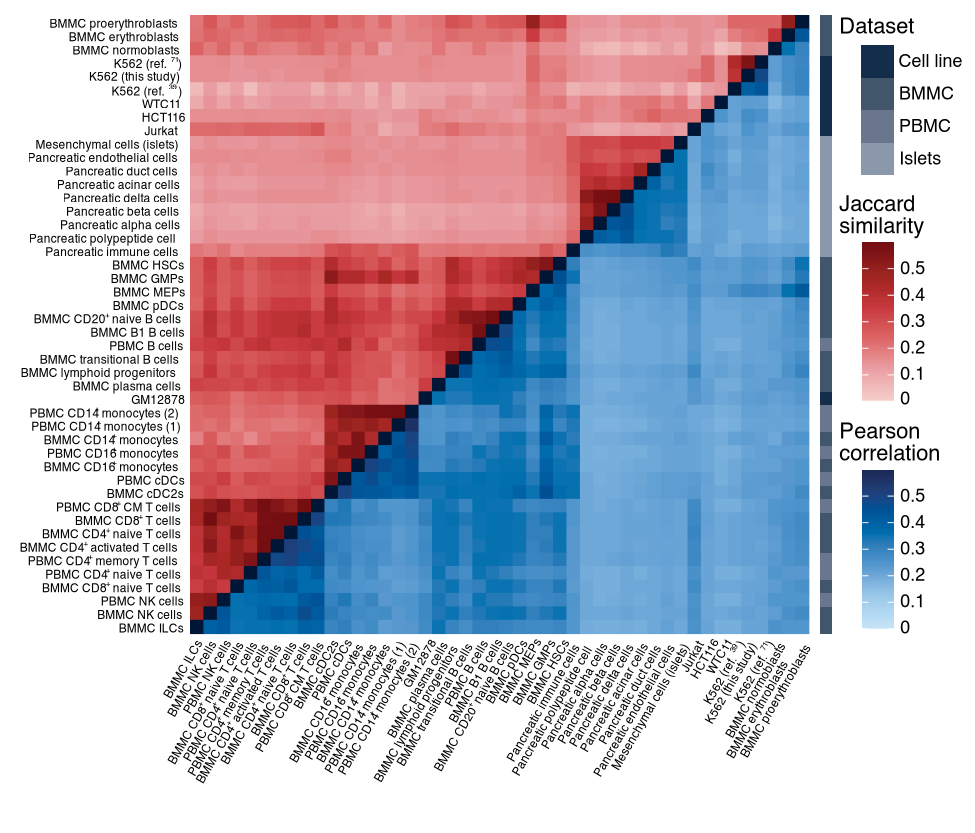

Write the R code that produced this figure.
# Fig 5a — similarity of scE2G-Multiome predictions between 46 cell types: Jaccard similarity of the
# thresholded links (upper left, red) and Pearson correlation of scores (lower right, blue), with the
# anti-diagonal in navy, a dataset side bar and two colour bars.
#
# The whole panel is drawn in the paper's PDF point coordinates (x right, y negated) so every element
# sits exactly where it was measured:
#   cells     : 3.227 pt squares from (103.7, 65.7); values digitised from the cell colours against the
#               paper's own colour-bar rasters (figures/data/fig5a_cells.csv, 0-0.6 for both metrics);
#               columns run in the reverse order of the rows, so the diagonal is the anti-diagonal (#001636);
#   side bar  : 2.9 pt wide at x = 254.8, one 3.227 pt block per row (figures/data/fig5a_sidebar.csv);
#   dataset key: four 7.8 pt squares at x = 264.7 (cell line #142D4A, BMMC #42566B, PBMC #6A768B, islets #8B98AC);
#   colour bars: 7.8 x 38.3 pt, the paper's 160-row ramps (figures/data/fig5a_ramps.csv), 0 at the bottom,
#               0.6 at the top, 1.5 pt white ticks on both edges every 0.1 (0.238 pt);
#   text      : every label as extracted (figures/data/fig5a_text.csv): row labels 2.85 pt right-aligned,
#               column labels rotated 60 deg, superscripts 1.9 pt, legend keys 4.28 pt, titles 5.22 pt
#               (the paper sets one column label, "BMMC erythroblasts", at 3.32 pt; regularised to 2.85).
#
#   Rscript figures/fig5a_heatmap.R   # -> figures/fig5a_heatmap.{pdf,png}
suppressPackageStartupMessages({ library(ggplot2); library(dplyr) })
source("R/theme_sce2g.R")

sz <- 3.227; x0 <- 103.7; y0 <- 65.7; n <- 46
cells <- read.csv("figures/data/fig5a_cells.csv")
ramps <- read.csv("figures/data/fig5a_ramps.csv")           # row_from_top 0 = 0.6, 159 = 0
sidebar <- read.csv("figures/data/fig5a_sidebar.csv")
text <- read.csv("figures/data/fig5a_text.csv")
ramp_hex <- function(metric, v) {                            # value -> the paper's sampled ramp colour
  idx <- pmin(pmax(round((1 - v / 0.6) * 159), 0), 159)
  ramps$hex[match(paste(ifelse(metric == "jaccard", "red", "blue"), idx), paste(ramps$bar, ramps$row_from_top))]
}
cells <- cells %>% mutate(x = x0 + (col + 0.5) * sz, y = -(y0 + (row + 0.5) * sz),
                          fill = ifelse(metric == "diag", "#001636", ramp_hex(metric, value)))
sidebar <- sidebar %>% mutate(x = 254.81 + 1.45, y = -(y0 + (row + 0.5) * sz))
keys <- tibble(fill = c("#142D4A", "#42566B", "#6A768B", "#8B98AC"),        # Dataset legend: 7.8 pt squares
               x = 264.74 + 3.91, y = -(c(72.86, 80.68, 88.49, 96.32) + 3.91))
bar <- function(name, top) {                                 # 160 thin tiles + white edge ticks
  r <- ramps[ramps$bar == name, ]; h <- 38.25 / 160
  ticks <- top + 38.25 - seq(0, 0.5, 0.1) / 0.6 * 38.25
  list(geom_tile(data = r, aes(x = 264.84 + 3.91, y = -(top + (row_from_top + 0.5) * h), fill = hex), width = 7.82, height = h),
       annotate("segment", x = 264.92, xend = 266.44, y = -ticks, yend = -ticks, colour = "white", linewidth = pt_mm(.238)),
       annotate("segment", x = 271.02, xend = 272.55, y = -ticks, yend = -ticks, colour = "white", linewidth = pt_mm(.238)))
}
p <- ggplot() +
  geom_tile(data = cells, aes(x, y, fill = fill, colour = fill), width = sz, height = sz, linewidth = pt_mm(.2)) +   # hairline in the cell colour hides viewer seams
  geom_tile(data = sidebar, aes(x, y, fill = fill), width = 2.9, height = sz) +
  geom_tile(data = keys, aes(x, y, fill = fill), width = 7.81, height = 7.81) +
  bar("red", 120.13) + bar("blue", 174.74) +
  geom_text(data = text, aes(x, -y, label = text, size = size / .pt, angle = angle), hjust = 0, vjust = 0, family = sce2g_font) +
  scale_fill_identity() + scale_colour_identity() + scale_size_identity() +
  coord_cartesian(xlim = c(58, 292), ylim = c(-262, -62), expand = FALSE, clip = "off") +
  theme_void() + theme(plot.margin = margin(0, 0, 0, 0))

pt2mm <- 25.4 / 72
save_panel(p, "figures/fig5a_heatmap.pdf", width_mm = 234 * pt2mm, height_mm = 200 * pt2mm)
save_panel(p, "figures/fig5a_heatmap.png", width_mm = 234 * pt2mm, height_mm = 200 * pt2mm)
cat("wrote figures/fig5a_heatmap.{pdf,png}\n")
